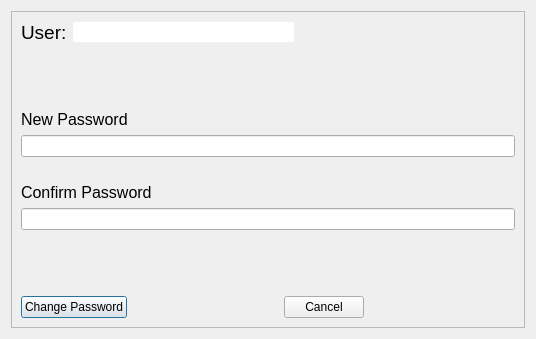
<?xml version="1.0" encoding="UTF-8"?>
<ui version="4.0">
 <class>Dialog</class>
 <widget class="QDialog" name="Dialog">
  <property name="geometry">
   <rect>
    <x>0</x>
    <y>0</y>
    <width>536</width>
    <height>339</height>
   </rect>
  </property>
  <property name="windowTitle">
   <string>Dialog</string>
  </property>
  <layout class="QGridLayout" name="gridLayout">
   <item row="0" column="0">
    <widget class="QFrame" name="frame">
     <property name="frameShape">
      <enum>QFrame::StyledPanel</enum>
     </property>
     <property name="frameShadow">
      <enum>QFrame::Raised</enum>
     </property>
     <layout class="QGridLayout" name="gridLayout_2">
      <item row="1" column="0">
       <spacer name="verticalSpacer">
        <property name="orientation">
         <enum>Qt::Vertical</enum>
        </property>
        <property name="sizeHint" stdset="0">
         <size>
          <width>20</width>
          <height>40</height>
         </size>
        </property>
       </spacer>
      </item>
      <item row="3" column="0">
       <spacer name="verticalSpacer_2">
        <property name="orientation">
         <enum>Qt::Vertical</enum>
        </property>
        <property name="sizeHint" stdset="0">
         <size>
          <width>20</width>
          <height>40</height>
         </size>
        </property>
       </spacer>
      </item>
      <item row="2" column="0">
       <layout class="QVBoxLayout" name="verticalLayout_3">
        <item>
         <layout class="QVBoxLayout" name="verticalLayout">
          <item alignment="Qt::AlignLeft">
           <widget class="QLabel" name="label">
            <property name="font">
             <font>
              <pointsize>12</pointsize>
             </font>
            </property>
            <property name="text">
             <string>New Password</string>
            </property>
           </widget>
          </item>
          <item>
           <widget class="QLineEdit" name="new_pass"/>
          </item>
         </layout>
        </item>
        <item>
         <spacer name="verticalSpacer_3">
          <property name="orientation">
           <enum>Qt::Vertical</enum>
          </property>
          <property name="sizeType">
           <enum>QSizePolicy::Fixed</enum>
          </property>
          <property name="sizeHint" stdset="0">
           <size>
            <width>20</width>
            <height>20</height>
           </size>
          </property>
         </spacer>
        </item>
        <item>
         <layout class="QVBoxLayout" name="verticalLayout_2">
          <item alignment="Qt::AlignLeft">
           <widget class="QLabel" name="label_2">
            <property name="font">
             <font>
              <pointsize>12</pointsize>
             </font>
            </property>
            <property name="text">
             <string>Confirm Password</string>
            </property>
           </widget>
          </item>
          <item>
           <widget class="QLineEdit" name="confirm_pass"/>
          </item>
         </layout>
        </item>
       </layout>
      </item>
      <item row="0" column="0">
       <layout class="QHBoxLayout" name="horizontalLayout">
        <item>
         <widget class="QLabel" name="label_3">
          <property name="font">
           <font>
            <pointsize>14</pointsize>
           </font>
          </property>
          <property name="text">
           <string>User:</string>
          </property>
         </widget>
        </item>
        <item>
         <widget class="QLineEdit" name="user_lineedit">
          <property name="frame">
           <bool>false</bool>
          </property>
          <property name="readOnly">
           <bool>true</bool>
          </property>
         </widget>
        </item>
        <item>
         <spacer name="horizontalSpacer_2">
          <property name="orientation">
           <enum>Qt::Horizontal</enum>
          </property>
          <property name="sizeHint" stdset="0">
           <size>
            <width>40</width>
            <height>20</height>
           </size>
          </property>
         </spacer>
        </item>
       </layout>
      </item>
      <item row="4" column="0">
       <layout class="QHBoxLayout" name="horizontalLayout_2">
        <item alignment="Qt::AlignLeft">
         <widget class="QPushButton" name="change_pass_btn">
          <property name="text">
           <string>Change Password</string>
          </property>
         </widget>
        </item>
        <item>
         <spacer name="horizontalSpacer">
          <property name="orientation">
           <enum>Qt::Horizontal</enum>
          </property>
          <property name="sizeHint" stdset="0">
           <size>
            <width>40</width>
            <height>20</height>
           </size>
          </property>
         </spacer>
        </item>
        <item>
         <widget class="QPushButton" name="cancel">
          <property name="text">
           <string>Cancel</string>
          </property>
         </widget>
        </item>
        <item>
         <spacer name="horizontalSpacer_3">
          <property name="orientation">
           <enum>Qt::Horizontal</enum>
          </property>
          <property name="sizeHint" stdset="0">
           <size>
            <width>40</width>
            <height>20</height>
           </size>
          </property>
         </spacer>
        </item>
       </layout>
      </item>
     </layout>
    </widget>
   </item>
  </layout>
 </widget>
 <resources/>
 <connections/>
</ui>
